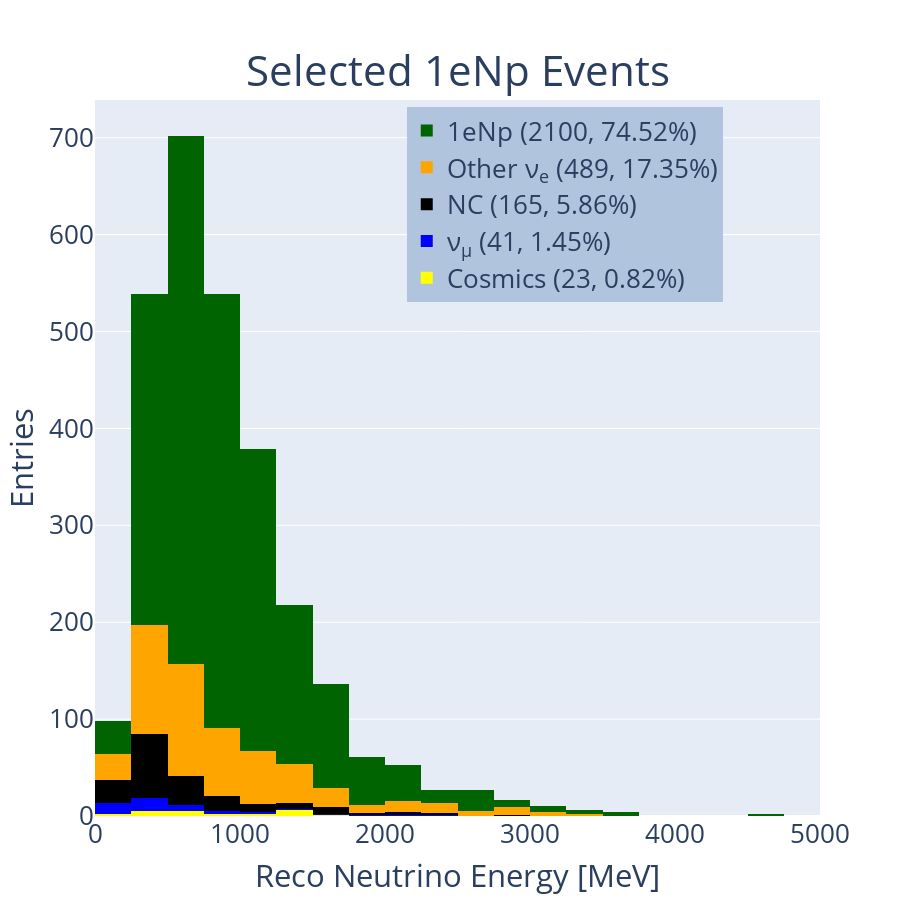

The code cell stored with this chart in its notebook:
### Code cell
#hist_1d('reco_nu_energy',[0,5000],[0,5000,250],'Reco Neutrino Energy [MeV]','Selected 1e1p Events','1e1p')
hist_1d('reco_nu_energy',[0,5000],[0,5000,250],'Reco Neutrino Energy [MeV]','Selected 1eNp Events','1eNp')
#hist_1d('reco_nu_energy',[0,5000],[0,5000,100],'Reco Neutrino Energy [MeV]','Selected CC \u03BD<sub>e</sub> Inclusive Events','Nue')

### Figure 1 — Plotly figure (JSON) as saved in the notebook; plotly's stock layout.template omitted (floating-point values rounded to 4 significant figures; data arrays with more than 128 entries replaced by an {"elided": "..."} marker saying what was removed)
{"data": [{"marker": {"color": "yellow"}, "name": "Cosmics (23, 0.82%)", "type": "histogram", "x": [594.9, 592.8, 1284.0, 309.6, 785.6, 172.3, 1153.0, 672.8, 363.0, 1345.0, 472.7, 1549.0, 1290.0, 1035.0, 1282.0, 393.9, 1293.0, 252.6, 859.7, 194.5, 1342.0, 591.8, 516.6], "xaxis": "x", "xbins": {"end": 5000, "size": 250, "start": 0}, "yaxis": "y"}, {"marker": {"color": "blue"}, "name": "ν<sub>μ</sub> (41, 1.45%)", "type": "histogram", "x": [164.2, 200.5, 350.0, 211.5, 298.8, 974.5, 179.3, 730.0, 691.7, 210.9, 312.1, 341.8, 891.4, 363.7, 327.2, 470.6, 1020.0, 163.2, 291.1, 365.5, 2372.0, 163.2, 488.2, 540.3, 1605.0, 797.8, 147.3, 218.9, 386.6, 613.9, 543.3, 135.7, 2121.0, 1296.0, 1984.0, 261.3, 1016.0, 288.9, 528.2, 208.0, 315.7], "xaxis": "x", "xbins": {"end": 5000, "size": 250, "start": 0}, "yaxis": "y"}, {"marker": {"color": "black"}, "name": "NC (165, 5.86%)", "type": "histogram", "x": {"elided": "165 float values"}, "xaxis": "x", "xbins": {"end": 5000, "size": 250, "start": 0}, "yaxis": "y"}, {"marker": {"color": "purple"}, "name": "Other (0, 0.00%)", "type": "histogram", "x": [], "xaxis": "x", "xbins": {"end": 5000, "size": 250, "start": 0}, "yaxis": "y"}, {"marker": {"color": "orange"}, "name": "Other ν<sub>e</sub> (489, 17.35%)", "type": "histogram", "x": {"elided": "489 float values"}, "xaxis": "x", "xbins": {"end": 5000, "size": 250, "start": 0}, "yaxis": "y"}, {"marker": {"color": "darkgreen"}, "name": "1eNp (2100, 74.52%)", "type": "histogram", "x": {"elided": "2100 float values"}, "xaxis": "x", "xbins": {"end": 5000, "size": 250, "start": 0}, "yaxis": "y"}], "layout": {"annotations": [{"font": {"size": 46}, "showarrow": false, "text": "<span style='font-size: 42px;'>Selected 1eNp Events", "x": 0.5, "xanchor": "center", "xref": "paper", "y": 1, "yanchor": "bottom", "yref": "paper"}], "barmode": "stack", "font": {"size": 26}, "height": 900, "legend": {"bgcolor": "LightSteelBlue", "bordercolor": "Black", "x": 0.43, "xanchor": "left", "y": 0.99, "yanchor": "top"}, "showlegend": true, "width": 900, "xaxis": {"anchor": "y", "domain": [0, 1], "range": [0, 5000], "title": {"text": "Reco Neutrino Energy [MeV]"}}, "yaxis": {"anchor": "x", "domain": [0, 1], "title": {"text": "Entries"}}}}
